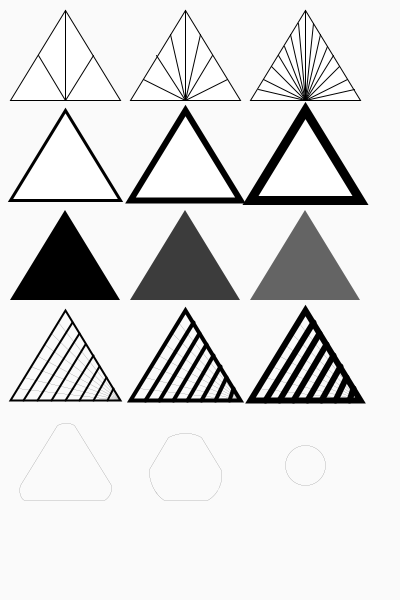
Frame 1 (no input)
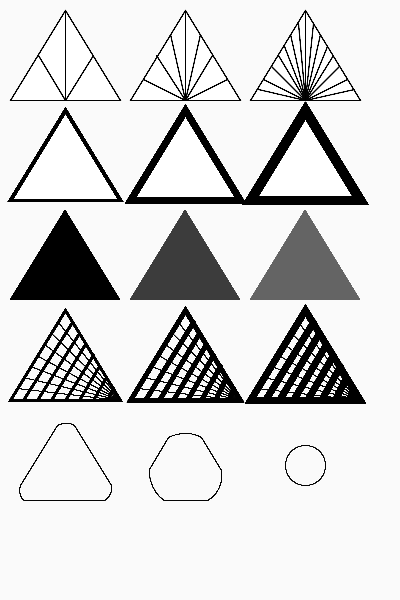
Frame 60 (the mouse pressed at the canvas centre just before this capture)
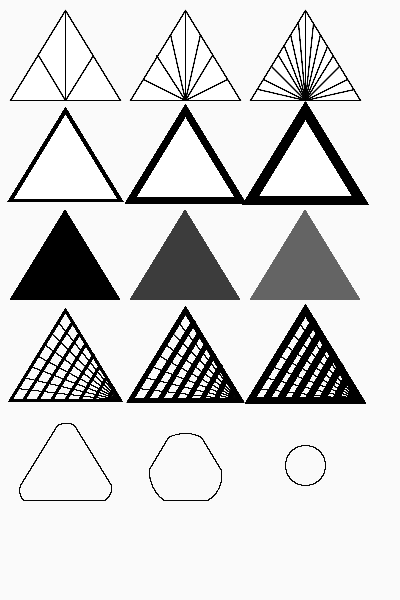
Frame 120 (the mouse held since frame 60 and released just before this capture)

The Processing sketch that drew these frames (run headless with seeded random() and noise(); from frame 60 on, the mouse is pressed at the canvas centre):

// Processing sketch: processing_82362
// ── processing_82362.pde


void setup()
{
 size(400,600);
  background(250);
}

void draw()
{
println(mouseX);
println(mouseY);



//Première Ligne +120 en x


triangle (10,100,65,10,120,100);
line(65,100,65,10);
line(65,100,93,55);
line(65,100,38,55);
triangle (130,100,185,10,240,100);
line(185,100,185,10);
line(185,100,212,55);
line(185,100,156,55);
line(185,100,227,79);
line(185,100,143,79);
line(185,100,200,34);
line(185,100,170,34);
triangle (250,100,305,10,360,100);
line(305,100,305,10);
line(305,100,333,55);
line(305,100,278,55);
line(305,100,347,79);
line(305,100,263,79);
line(305,100,320,34);
line(305,100,290,34);
line(305,100,313,23);
line(305,100,298,23);
line(305,100,284,46);
line(305,100,327,46);
line(305,100,271,66);
line(305,100,339,66);
line(305,100,258,89);
line(305,100,354,89);

//Deuxième ligne +100 en y  et +120 en x

strokeWeight(3);
triangle (10,200,65,110,120,200); 
strokeWeight(6);
triangle (130,200,185,110,240,200);
strokeWeight(9);
triangle (250,200,305,110,360,200); 
strokeWeight(0);

//Troisième ligne +100 en y  et +120 en x

noStroke();
fill(0);
triangle (10,300,65,210,120,300);
fill(60);
triangle (130,300,185,210,240,300);
fill(100);
triangle (250,300,305,210,360,300);
noFill();
stroke(0);
//Quatrieme ligne +100 en y  et +120 en x

strokeWeight(2);
triangle (10,400,65,310,120,400); 
line(23,400,72,322);
line(37,400,79,333);
line(51,400,85,344);
line(65,400,93,355);
line(79,400,99,366);
line(93,400,106,377);
line(107,400,113,388);
strokeWeight(0);
strokeWeight(0);
line(120,400,58,322);
line(120,400,51,333);
line(120,400,44,344);
line(120,400,36,355);
line(120,400,30,366);
line(120,400,23,377);
line(120,400,17,388);
strokeWeight(0);

strokeWeight(4);
triangle (130,400,185,310,240,400);
line(145,400,193,322);
line(159,400,199,333);
line(173,400,206,344);
line(187,400,213,355);
line(201,400,220,366);
line(215,400,226,377);
line(229,400,233,388);
strokeWeight(0);
strokeWeight(0);
line(240,400,178,322);
line(240,400,172,333);
line(240,400,165,344);
line(240,400,158,355);
line(240,400,151,366);
line(240,400,144,377);
line(240,400,138,388);
strokeWeight(0);

strokeWeight(6);
triangle (250,400,305,310,360,400); 
line(265,400,313,322);
line(279,400,319,333);
line(293,400,326,344);
line(307,400,333,355);
line(321,400,340,366);
line(335,400,346,377);
line(349,400,353,388);
strokeWeight(0);
strokeWeight(0);
line(360,400,298,322);
line(360,400,291,333);
line(360,400,284,344);
line(360,400,278,355);
line(360,400,271,366);
line(360,400,264,377);
line(360,400,257,388);
strokeWeight(0);

//Cinquieme ligne

line(20,485,57,425);
line(111,485,74,425);
line(24,500,104,500);
bezier(57,425,63,422,69,422,74,425);
bezier(20,485,18,491,20,498,24,500);
bezier(111,485,112,491,109,497,104,500);
//triangle (10,500,65,410,120,500); 
line(149,469,168,437);
line(201,437,221,470);
line(164,500,207,500);
bezier(168,437,178,432,191,431,201,437);
bezier(221,470,223,481,218,494,207,500);
bezier(164,500,154,494,148,480,149,469);
//triangle (130,500,185,410,240,500); 
ellipse(305,465,40,40);
//triangle(250,500,305,410,360,500); 


}
